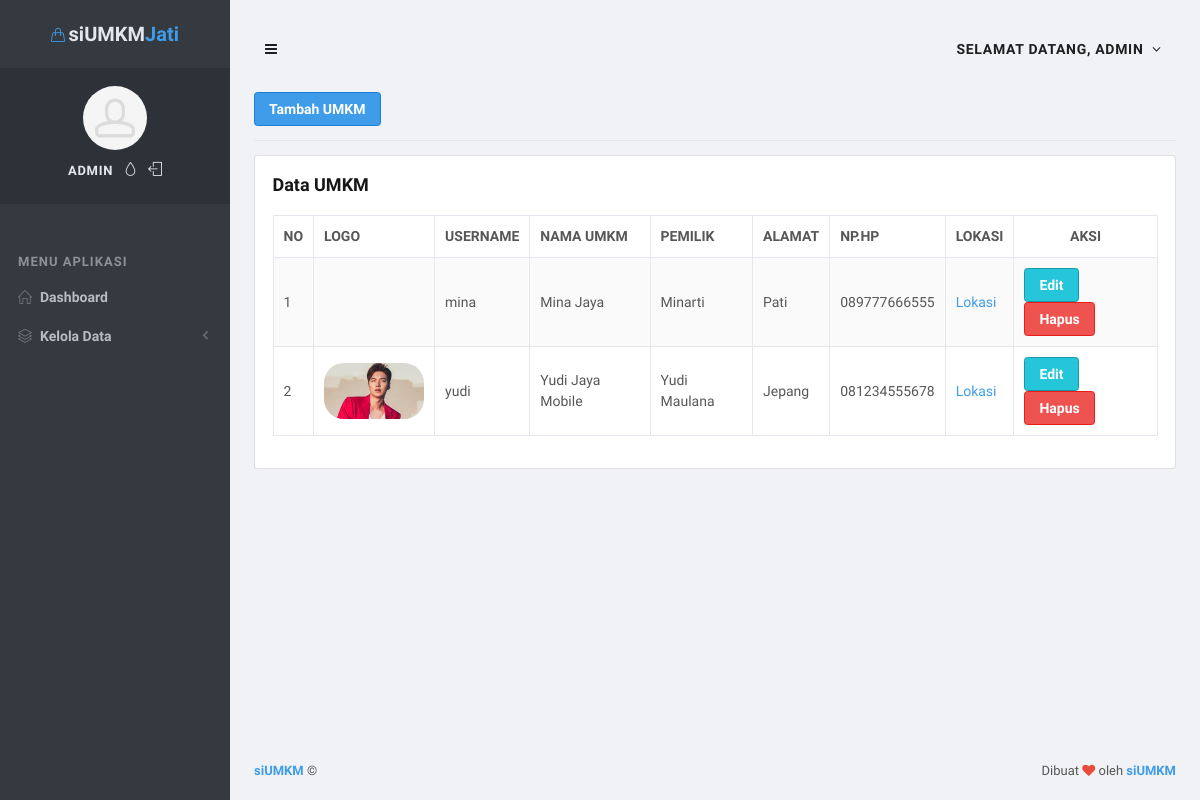
The app's page /web/home?p=umkm (signed in) with its own data.
### tables this page shows
CREATE TABLE `umkm` (
  `umkm_id` bigint(20) UNSIGNED NOT NULL,
  `user_id` bigint(20) UNSIGNED NOT NULL,
  `umkm_name` varchar(255) NOT NULL,
  `umkm_address` text NOT NULL,
  `umkm_logo` varchar(255) NOT NULL,
  `owner` varchar(255) NOT NULL,
  `phone` varchar(255) NOT NULL,
  `lat` varchar(255) DEFAULT NULL,
  `lng` varchar(255) DEFAULT NULL
);

CREATE TABLE `users` (
  `user_id` bigint(20) UNSIGNED NOT NULL,
  `username` varchar(255) NOT NULL,
  `password` text NOT NULL,
  `role` enum('admin','pelaku') NOT NULL
);

### web/functions/routes.php (called while the page is built, shortened)
<?php
function menu($page = "main")
{
	$pg = "";
	switch ($page) {
		case "umkm":
			$pg = "umkm.php";
			break;
	}
	include_once("views/" . $pg);
}

### web/functions/umkm/umkm.php (called while the page is built, shortened)
<?php
include_once("../config/sql.php");
class Umkm {
    public $sql;
    function __construct()
    {
        $this->sql = new Sql();
    }
    function view()
    {
        try {
            $get = $this->sql->query("SELECT * FROM umkm a JOIN users b ON a.user_id = b.user_id")->fetch_all(MYSQLI_ASSOC);
            return $get;
        } catch (Exception $e) {
            return $e;
        }
    }
}

### config/conn.php (called while the page is built, shortened)
<?php
class Database
{
    var $host;
    var $username;
    var $password;
    var $database;
    function __construct()
    {
        $this->host = HOST;
        $this->username = USER;
        $this->password = PASS;
        $this->database = DB;
    }
    function Connection()
    {
        $getConnection = mysqli_connect($this->host, $this->username, $this->password, $this->database);
        if (mysqli_connect_errno()) {
            return "Koneksi database gagal : " . mysqli_connect_error();
        } else {
            return $getConnection;
        }
    }
}

### config/sql.php (called while the page is built)
<?php
include "conn.php";
class Sql {
    var $sql;
    function __construct()
    {
        $this->sql = new Database();
    }
    public function query($query)
    {
        $q = $this->sql->Connection()->query($query);
        return $q;
    }
}

### web/views/umkm.php (the view, shortened to what this page needs)
<?php
include 'functions/umkm/umkm.php';
$u = new Umkm();
?>
<div class="row">
    <div class="col-md-12">
        <a href="?p=umkm_add" class="btn btn-primary">Tambah UMKM</a>
        <hr>
    </div>
    <div class="col-md-12">
        <div class="card">
            <div class="card-body">
                <div class="card-title">
                    <h5 class="font-16 mt-0">Data UMKM</h5>
                </div>
                <div class="row">
                    <div class="col-md-12">
                        <table class="table table-bordered table-striped table-vcenter js-dataTable-full-pagination">
                            <thead>
                                <tr>
                                    <th class="text-center">No</th>
                                    <th>Logo</th>
                                    <th>Username</th>
                                    <th>Nama UMKM</th>
                                    <th>Pemilik</th>
                                    <th>Alamat</th>
                                    <th>Np.HP</th>
                                    <th>Lokasi</th>
                                    <th class="text-center">Aksi</th>
                                </tr>
                            </thead>
                            <tbody>
                                <?php
                                $no = 1;
                                foreach ($u->view() as $k => $v) {
                                ?>
                                    <tr>
                                        <td><?= $no++ ?></td>
                                        <td>
                                            <img style="border-radius: 20px;" width="100px" src="assets/doc/logos/<?= $v['umkm_logo'] ?>" alt="">
                                        </td>
                                        <td><?= $v['username'] ?></td>
                                        <td><?= $v['umkm_name'] ?></td>
                                        <td><?= $v['owner'] ?></td>
                                        <td><?= $v['umkm_address'] ?></td>
                                        <td><?= $v['phone'] ?></td>
                                        <td><a target="_blank" href="http://maps.google.com/maps?q=<?= $v['lat']?>,<?=$v['lng'] ?>">Lokasi</a></td>
                                        <td>
                                            <a href="home?p=umkm_edit&id=<?= $v['user_id'] ?>" type="button" class="btn btn-info">Edit</a>
                                            <button onclick="del(<?= $v['user_id'] ?>)" type="button" class="btn btn-danger">
                                                Hapus
                                            </button>
                                        </td>
                                    </tr>
                                <?php
                                }
                                ?>
                            </tbody>
                        </table>
                    </div>
                </div>
            </div>
        </div>
    </div>
</div>

### web/home.php (shortened to what this page needs)
<?php
require_once("functions/routes.php");
$pg = (isset($_GET['p'])) ? $_GET['p'] : "";
?>
<!doctype html>
<html lang="en">
<head>
    <link rel="stylesheet" href="assets/js/plugins/datatables/dataTables.bootstrap4.css">
    <link rel="stylesheet" id="css-main" href="assets/css/codebase.min.css">
</head>
<body>
    <div id="page-container" class="sidebar-o enable-page-overlay side-scroll page-header-modern main-content-boxed sidebar-inverse">
        <?php include_once("template/sidebar.php") ?>
        <?php include_once("template/header.php") ?>
        <main id="main-container">
            <div class="content">
                <?php menu($pg); ?>
            </div>
        </main>
        <?php include_once("template/footer.php") ?>
    </div>
</body>
</html>

### web/template/sidebar.php (shortened to what this page needs)
<nav id="sidebar">
    <div class="sidebar-content">
        <div class="content-header content-header-fullrow px-15">
            <div class="content-header-section text-center align-parent sidebar-mini-hidden">
                <div class="content-header-item">
                    <a class="link-effect font-w700" href="#">
                        <i class="si si-handbag text-primary"></i>
                        <span class="font-size-xl text-dual-primary-dark">siUMKM</span><span class="font-size-xl text-primary">Jati</span>
                    </a>
                </div>
            </div>
        </div>
        <div class="js-sidebar-scroll">
            <div class="content-side content-side-full content-side-user px-10 align-parent">
                <div class="sidebar-mini-hidden-b text-center">
                    <a class="img-link" href="#">
                        <img class="img-avatar" src="assets/media/avatars/avatar15.jpg" alt="">
                    </a>
                    <ul class="list-inline mt-10">
                        <li class="list-inline-item">
                            <p class="link-effect text-dual-primary-dark font-size-sm font-w600 text-uppercase"><?= $_SESSION['username'] ?></p>
                        </li>
                        <li class="list-inline-item">
                            <a class="link-effect text-dual-primary-dark" data-toggle="layout" data-action="sidebar_style_inverse_toggle" href="javascript:void(0)">
                                <i class="si si-drop"></i>
                            </a>
                        </li>
                        <li class="list-inline-item">
                            <a class="link-effect text-dual-primary-dark" onclick="logout()" href="#">
                                <i class="si si-logout"></i>
                            </a>
                        </li>
                    </ul>
                </div>
            </div>
            <div class="content-side content-side-full">
                <ul class="nav-main">
                    <li class="nav-main-heading"><span class="sidebar-mini-visible">MENU</span><span class="sidebar-mini-hidden">MENU APLIKASI</span></li>
                    <li>
                        <a href="../"><i class="si si-home"></i><span class="sidebar-mini-hide">Dashboard</span></a>
                    </li>
                    <li>
                        <a class="nav-submenu" data-toggle="nav-submenu" href="#"><i class="si si-layers"></i><span class="sidebar-mini-hide">Kelola Data</span></a>
                    </li>
                </ul>
            </div>
        </div>
    </div>
</nav>

### web/template/header.php (shortened to what this page needs)
<header id="page-header">
    <div class="content-header">
        <div class="content-header-section">
            <button type="button" class="btn btn-circle btn-dual-secondary" data-toggle="layout" data-action="sidebar_toggle">
                <i class="fa fa-navicon"></i>
            </button>
        </div>
        <div class="content-header-section">
            <div class="btn-group" role="group">
                <button type="button" class="btn btn-rounded btn-dual-secondary" id="page-header-user-dropdown" data-toggle="dropdown" aria-haspopup="true" aria-expanded="false">
                    <span class="d-none d-sm-inline-block text-uppercase">Selamat Datang, <?= $_SESSION['username'] ?></span>
                    <i class="fa fa-angle-down ml-5"></i>
                </button>
            </div>
        </div>
    </div>
</header>

### web/template/footer.php
<footer id="page-footer">
    <div class="content py-20 font-size-sm clearfix">
        <div class="float-right">
            Dibuat <i class="fa fa-heart text-pulse"></i> oleh <a class="font-w600" href="#" target="_blank">siUMKM</a>
        </div>
        <div class="float-left">
            <a class="font-w600" href="#" target="_blank">siUMKM</a> &copy; <span class="js-year-copy"></span>
        </div>
    </div>
</footer>

### records on screen
umkm: user.username "mina", umkm_name "Mina Jaya", owner "Minarti", umkm_address "Pati", phone "089777666555"
umkm: umkm_logo (picture), user.username "yudi", umkm_name "Yudi Jaya Mobile", owner "Yudi Maulana", umkm_address "Jepang", phone "081234555678"

### other values on screen
$_SESSION['username'] "ADMIN"
